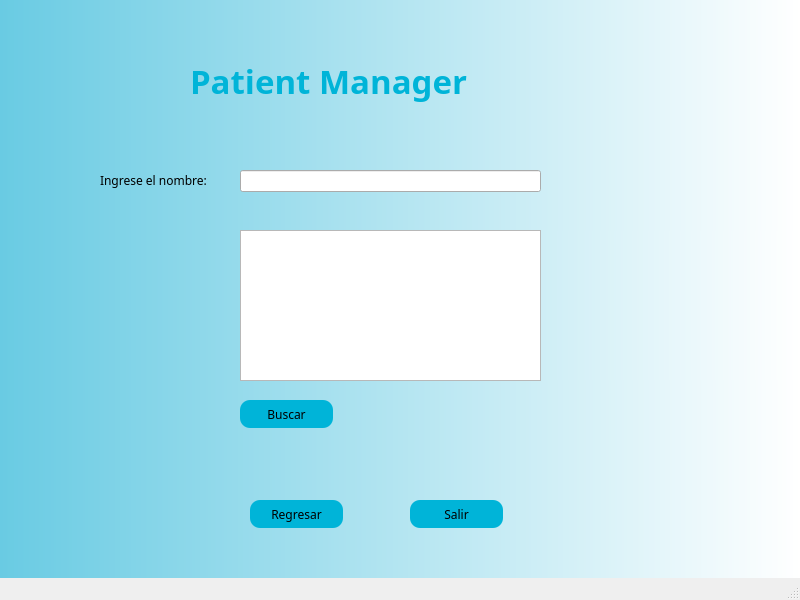
<?xml version="1.0" encoding="UTF-8"?>
<ui version="4.0">
 <class>MainWindow</class>
 <widget class="QMainWindow" name="MainWindow">
  <property name="geometry">
   <rect>
    <x>0</x>
    <y>0</y>
    <width>800</width>
    <height>600</height>
   </rect>
  </property>
  <property name="windowTitle">
   <string>MainWindow</string>
  </property>
  <property name="styleSheet">
   <string notr="true">QWidget#centralwidget{
background-color: qlineargradient(spread:pad, x1:0, y1:0, x2:1, y2:0, stop:0 rgba(105, 203, 227, 255), stop:1 rgba(255, 255, 255, 255));}</string>
  </property>
  <widget class="QWidget" name="centralwidget">
   <widget class="QPushButton" name="pushButton">
    <property name="geometry">
     <rect>
      <x>250</x>
      <y>500</y>
      <width>93</width>
      <height>28</height>
     </rect>
    </property>
    <property name="font">
     <font>
      <family>Montserrat</family>
     </font>
    </property>
    <property name="styleSheet">
     <string notr="true">QPushButton{
	border-radius: 10px;
	background-color: rgb(0, 180, 216);
}

</string>
    </property>
    <property name="text">
     <string>Regresar</string>
    </property>
   </widget>
   <widget class="QPushButton" name="pushButton_2">
    <property name="geometry">
     <rect>
      <x>410</x>
      <y>500</y>
      <width>93</width>
      <height>28</height>
     </rect>
    </property>
    <property name="font">
     <font>
      <family>Montserrat</family>
     </font>
    </property>
    <property name="styleSheet">
     <string notr="true">QPushButton{
	border-radius: 10px;
	background-color: rgb(0, 180, 216);
}

</string>
    </property>
    <property name="text">
     <string>Salir</string>
    </property>
   </widget>
   <widget class="QLabel" name="label">
    <property name="geometry">
     <rect>
      <x>190</x>
      <y>50</y>
      <width>431</width>
      <height>61</height>
     </rect>
    </property>
    <property name="font">
     <font>
      <family>Montserrat</family>
      <pointsize>25</pointsize>
      <weight>75</weight>
      <bold>true</bold>
     </font>
    </property>
    <property name="styleSheet">
     <string notr="true">QLabel{
	color: rgb(0, 180, 216);
}</string>
    </property>
    <property name="text">
     <string>Patient Manager</string>
    </property>
   </widget>
   <widget class="QTableWidget" name="tableWidget">
    <property name="geometry">
     <rect>
      <x>240</x>
      <y>230</y>
      <width>301</width>
      <height>151</height>
     </rect>
    </property>
   </widget>
   <widget class="QLineEdit" name="lineEdit_search">
    <property name="geometry">
     <rect>
      <x>240</x>
      <y>170</y>
      <width>301</width>
      <height>22</height>
     </rect>
    </property>
   </widget>
   <widget class="QPushButton" name="pushButton_buscar">
    <property name="geometry">
     <rect>
      <x>240</x>
      <y>400</y>
      <width>93</width>
      <height>28</height>
     </rect>
    </property>
    <property name="font">
     <font>
      <family>Montserrat</family>
     </font>
    </property>
    <property name="styleSheet">
     <string notr="true">QPushButton{
	border-radius: 10px;
	background-color: rgb(0, 180, 216);
}

</string>
    </property>
    <property name="text">
     <string>Buscar</string>
    </property>
   </widget>
   <widget class="QLabel" name="label_2">
    <property name="geometry">
     <rect>
      <x>100</x>
      <y>170</y>
      <width>131</width>
      <height>20</height>
     </rect>
    </property>
    <property name="font">
     <font>
      <family>Montserrat</family>
     </font>
    </property>
    <property name="text">
     <string>Ingrese el nombre:</string>
    </property>
   </widget>
  </widget>
  <widget class="QMenuBar" name="menubar">
   <property name="geometry">
    <rect>
     <x>0</x>
     <y>0</y>
     <width>800</width>
     <height>26</height>
    </rect>
   </property>
  </widget>
  <widget class="QStatusBar" name="statusbar"/>
 </widget>
 <resources/>
 <connections/>
</ui>
